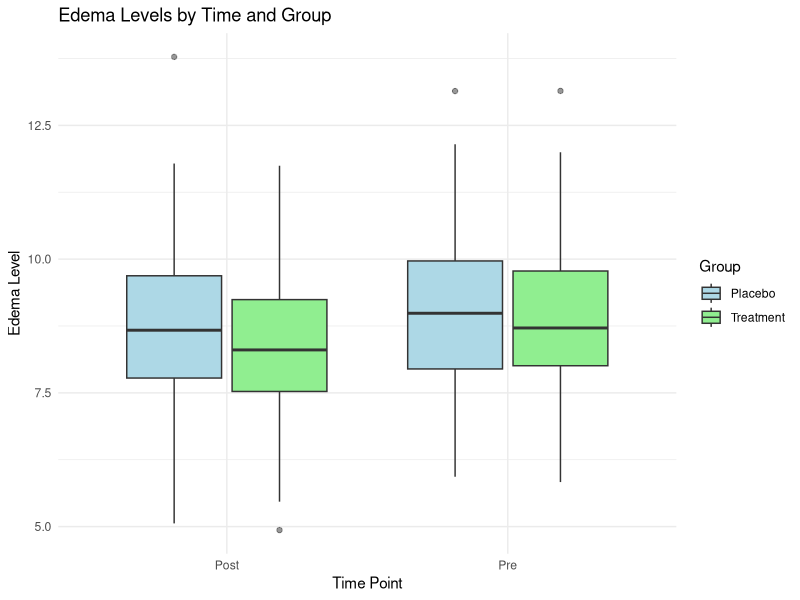
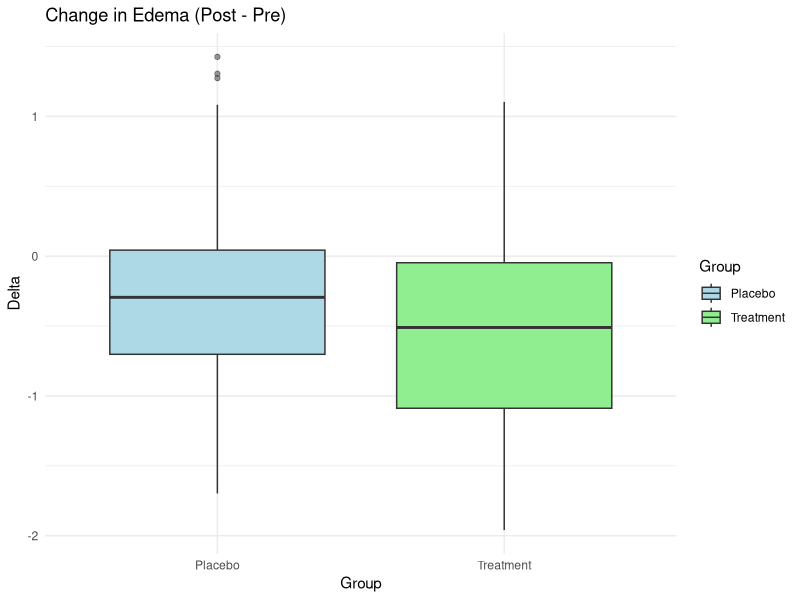
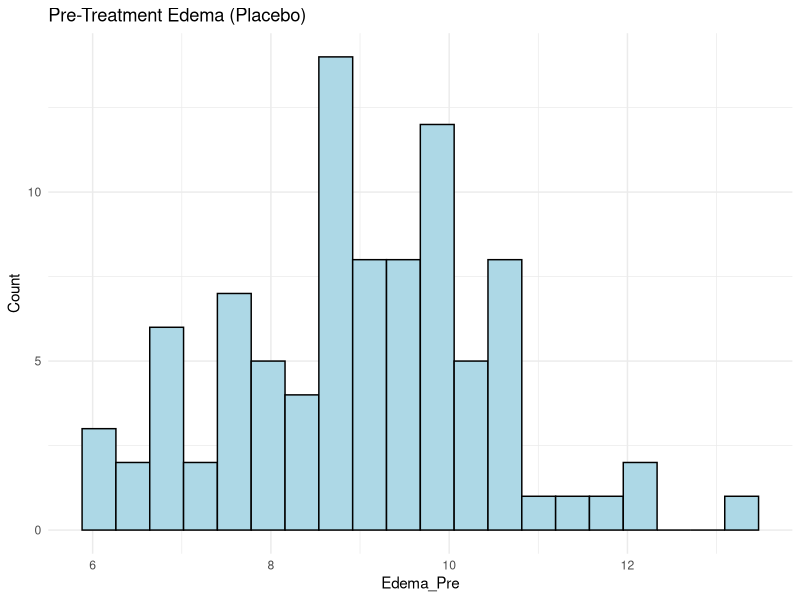
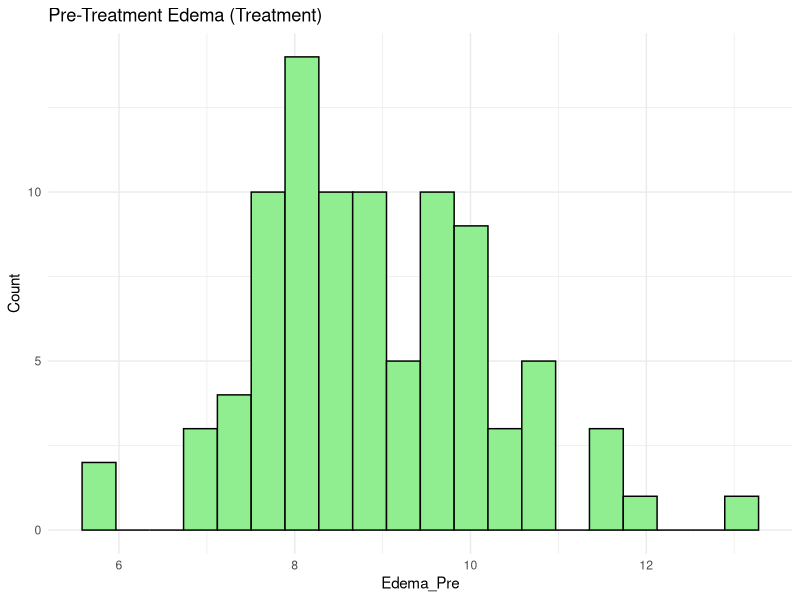
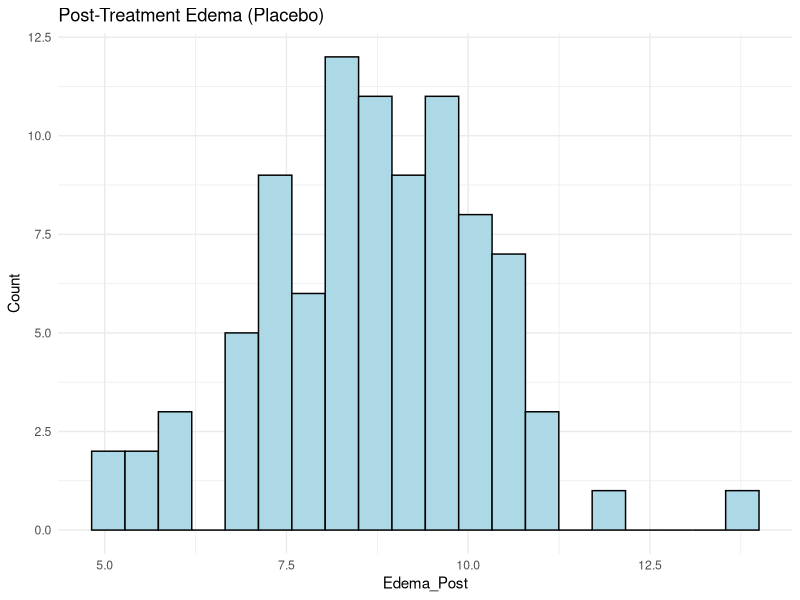
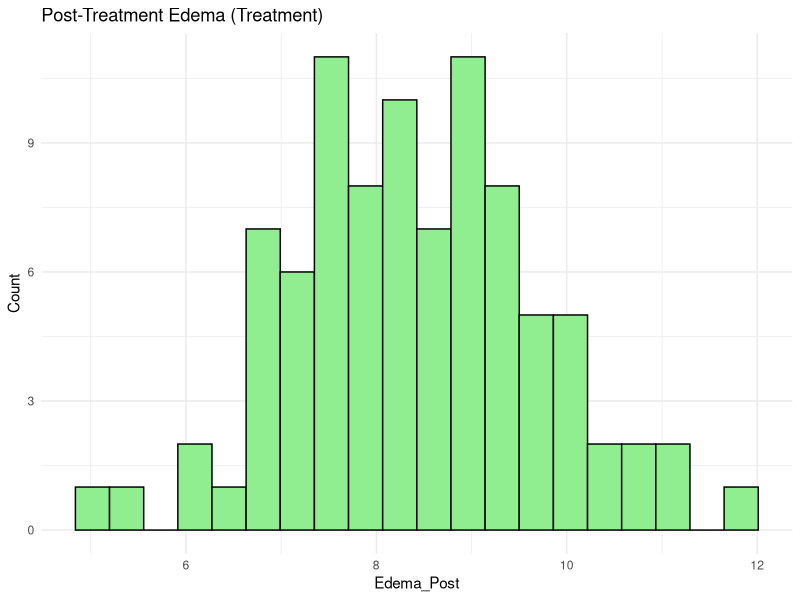
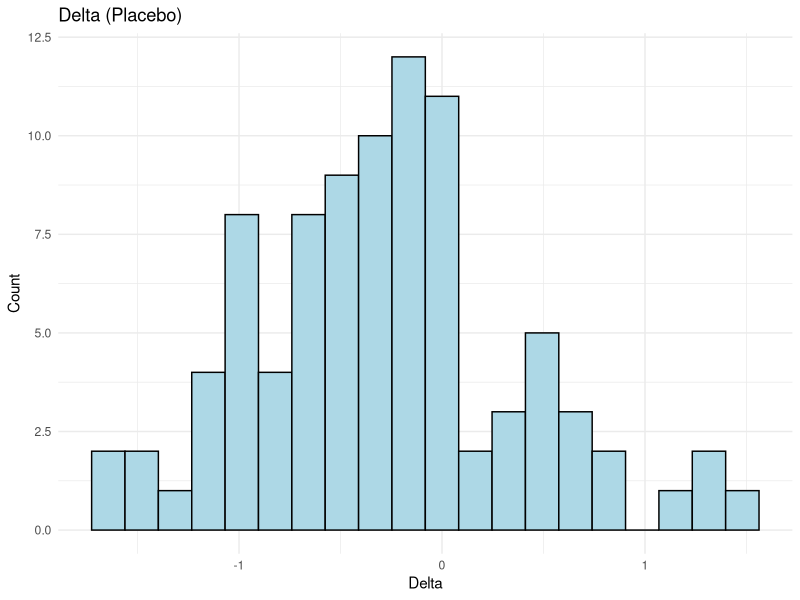
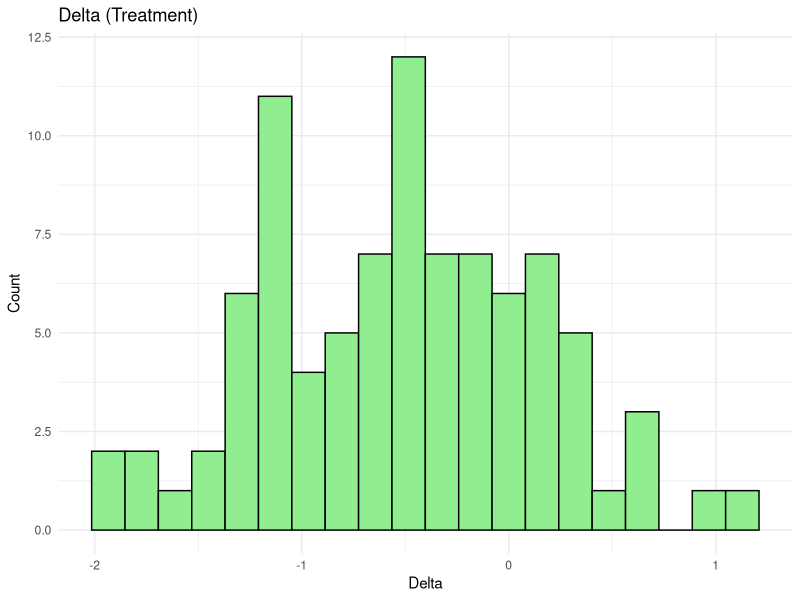

R code for these plots, in order:
## ---- chunk 1
knitr::opts_chunk$set(echo = TRUE)
library(dplyr)
library(ggplot2)
library(tidyr)
library(knitr)
## ---- chunk 2
# Load data and calculate Delta
data <- read.csv("EdemaData - Copy.csv") %>%
  mutate(Delta = Edema_Post - Edema_Pre)

# Preview of first 10 rows (full analysis uses all 180 patients)
kable(head(data, 10), digits = 3)
## ---- chunk 3
# Summary statistics by group
summary_stats <- data %>%
  group_by(Group) %>%
  summarise(
    N = n(),
    Pre_Mea = mean(Edema_Pre),
    Pre_SD = sd(Edema_Pre),
    Pre_Med = median(Edema_Pre),
    Post_Mea = mean(Edema_Post),
    Post_SD = sd(Edema_Post),
    Post_Med = median(Edema_Post),
    Delta_Mea = mean(Delta),
    Delta_SD = sd(Delta),
    Delta_Med = median(Delta)
  )

kable(summary_stats, digits = 3)
## ---- chunk 4
# Correlation between Pre and Post by group
correlations <- data %>%
  group_by(Group) %>%
  summarise(Correlation_Pre_Post = cor(Edema_Pre, Edema_Post))

kable(correlations, digits = 3)
## ---- chunk 5
# Function to detect outliers
detect_outliers <- function(x) {
  Q1 <- quantile(x, 0.25)
  Q3 <- quantile(x, 0.75)
  IQR <- Q3 - Q1
  outliers <- x < (Q1 - 1.5 * IQR) | x > (Q3 + 1.5 * IQR)
  return(outliers)
}

# Add outlier flag and summarize
data <- data %>%
  group_by(Group) %>%
  mutate(Is_Outlier = detect_outliers(Delta)) %>%
  ungroup()

kable(table(data$Group, data$Is_Outlier), col.names = c("Non-Outlier", "Outlier"))
## ---- chunk 6
# Long format for pre/post boxplot
data_long <- data %>%
  pivot_longer(cols = c(Edema_Pre, Edema_Post), names_to = "Time", values_to = "Edema")

# Boxplot for edema levels
ggplot(data_long, aes(x = Time, y = Edema, fill = Group)) +
  geom_boxplot(outlier.shape = 19, outlier.alpha = 0.5) +
  theme_minimal() +
  labs(title = "Edema Levels by Time and Group", x = "Time Point", y = "Edema Level") +
  scale_fill_manual(values = c("Placebo" = "#ADD8E6", "Treatment" = "#90EE90")) +
  scale_x_discrete(labels = c("Edema_Pre" = "Pre", "Edema_Post" = "Post"))

# Boxplot for Delta
ggplot(data, aes(x = Group, y = Delta, fill = Group)) +
  geom_boxplot(outlier.shape = 19, outlier.alpha = 0.5) +
  theme_minimal() +
  labs(title = "Change in Edema (Post - Pre)", x = "Group", y = "Delta") +
  scale_fill_manual(values = c("Placebo" = "#ADD8E6", "Treatment" = "#90EE90"))
## ---- chunk 7
# Reusable histogram function
plot_histogram <- function(df, var, group_name, fill_color, title_suffix) {
  ggplot(df, aes(x = !!sym(var))) +
    geom_histogram(bins = 20, fill = fill_color, color = "black") +
    theme_minimal() +
    labs(title = paste0(title_suffix, " (", group_name, ")"), x = var, y = "Count")
}
## ---- chunk 8
# Pre - Placebo
plot_histogram(data[data$Group == "Placebo", ], "Edema_Pre", "Placebo", "#ADD8E6", "Pre-Treatment Edema")

# Pre - Treatment
plot_histogram(data[data$Group == "Treatment", ], "Edema_Pre", "Treatment", "#90EE90", "Pre-Treatment Edema")

# Post - Placebo
plot_histogram(data[data$Group == "Placebo", ], "Edema_Post", "Placebo", "#ADD8E6", "Post-Treatment Edema")

# Post - Treatment
plot_histogram(data[data$Group == "Treatment", ], "Edema_Post", "Treatment", "#90EE90", "Post-Treatment Edema")

# Delta - Placebo
plot_histogram(data[data$Group == "Placebo", ], "Delta", "Placebo", "#ADD8E6", "Delta")

# Delta - Treatment
plot_histogram(data[data$Group == "Treatment", ], "Delta", "Treatment", "#90EE90", "Delta")
## ---- chunk 9
# Scatterplot of Post vs Pre
ggplot(data, aes(x = Edema_Pre, y = Edema_Post, color = Group)) +
  geom_point(alpha = 0.6) +
  geom_smooth(method = "lm", se = FALSE) +
  theme_minimal() +
  labs(title = "Scatterplot of Post vs Pre Edema by Group", x = "Edema_Pre", y = "Edema_Post") +
  scale_color_manual(values = c("Placebo" = "#ADD8E6", "Treatment" = "#90EE90"))
## ---- chunk 10
# QQ plots for Delta
ggplot(data, aes(sample = Delta)) +
  stat_qq() +
  stat_qq_line() +
  facet_wrap(~ Group) +
  theme_minimal() +
  labs(title = "QQ Plots for Delta by Group")

# Shapiro-Wilk tests
shapiro_placebo <- shapiro.test(data$Delta[data$Group == "Placebo"])
shapiro_treatment <- shapiro.test(data$Delta[data$Group == "Treatment"])

normality_results <- data.frame(
  Group = c("Placebo", "Treatment"),
  W = c(shapiro_placebo$statistic, shapiro_treatment$statistic),
  p_value = c(shapiro_placebo$p.value, shapiro_treatment$p.value)
)

kable(normality_results, digits = 3, caption = "Shapiro-Wilk Normality Tests for Delta")
